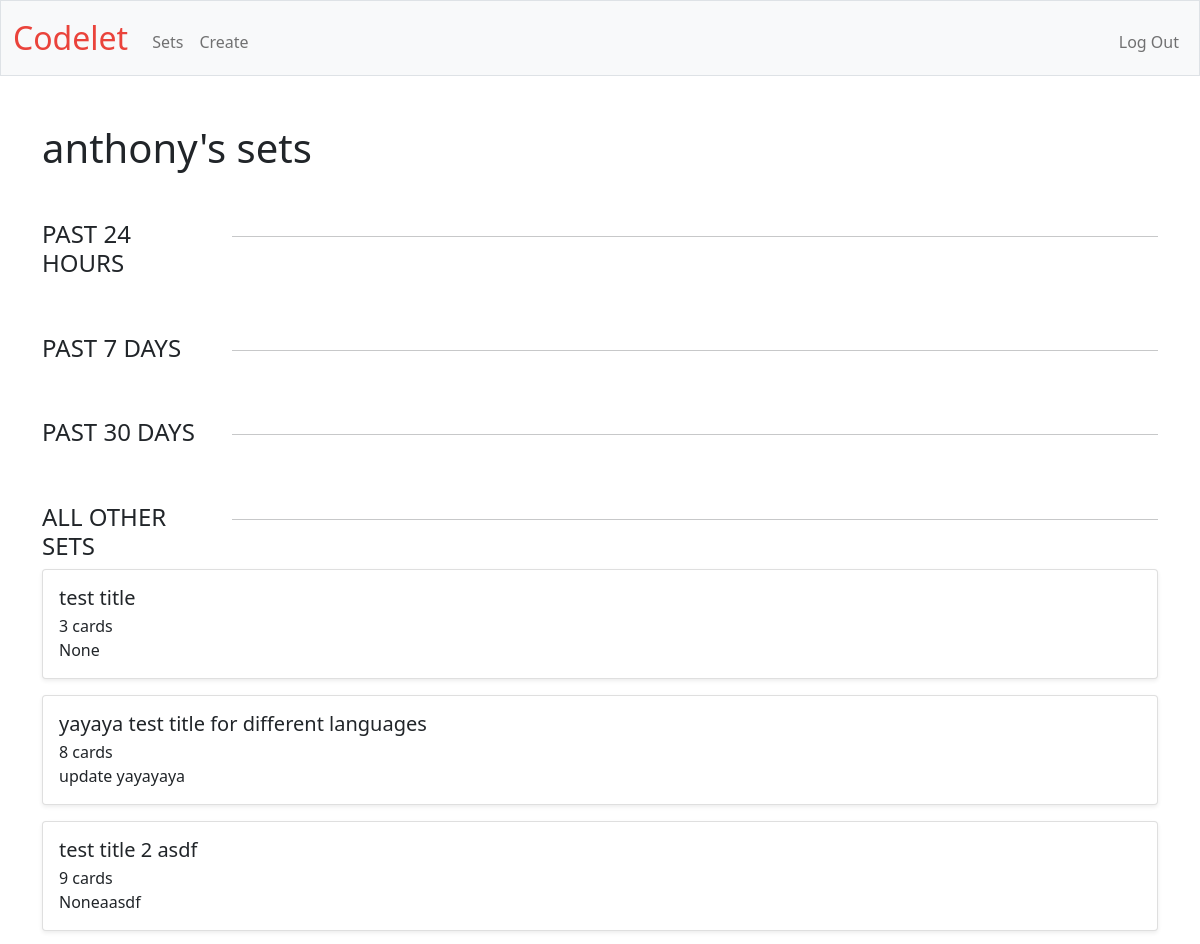
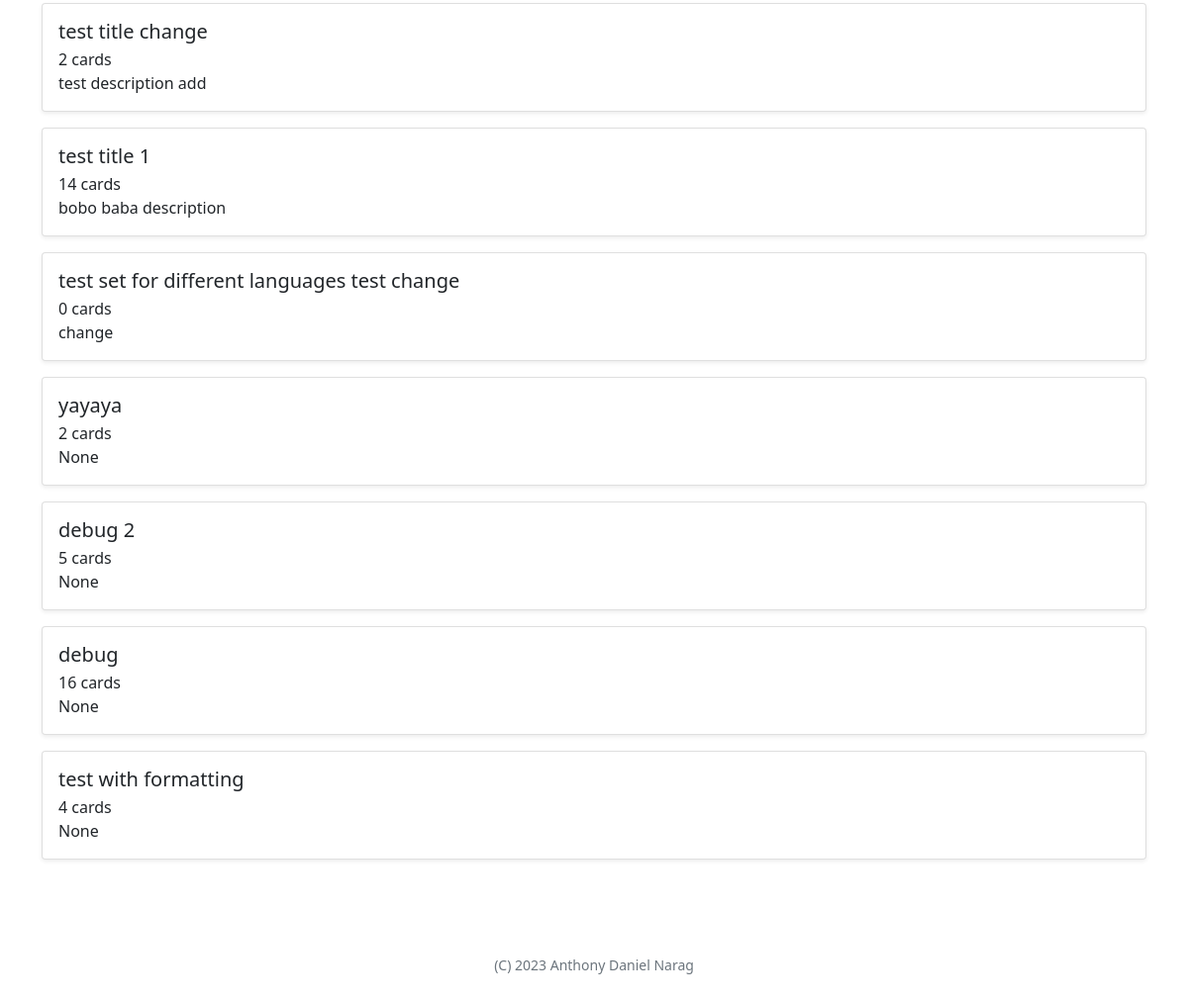
The page / (signed in) on the database its author committed (2 pictures, top to bottom).
### tables this page shows
CREATE TABLE users (
        id               INTEGER  NOT NULL PRIMARY KEY,
        username         TEXT     NOT NULL,
        hash             TEXT     NOT NULL,
        email            TEXT,
        registration_utc DATETIME NOT NULL DEFAULT (datetime('now', 'utc'))
    );

CREATE TABLE sets (
        id              INTEGER  NOT NULL PRIMARY KEY,
        user_id         INTEGER  NOT NULL,
        title           TEXT     NOT NULL,
        description     TEXT,
        number_of_cards INTEGER  NOT NULL,
        creation_utc    DATETIME NOT NULL DEFAULT (datetime('now', 'utc')),
        update_utc      DATETIME NOT NULL DEFAULT (datetime('now', 'utc')),
        FOREIGN KEY (user_id) REFERENCES users(id)
    );

### app.py (the view)
@app.route("/")
@helpers.login_required
def index() -> str:
    user_username = db.execute(
        """
        SELECT users.username
          FROM users
         WHERE users.id = ?
        """,
        session["user_id"],
    )[0]["username"]
    user_sets = db.execute(
        """
        SELECT *
          FROM sets
         WHERE sets.user_id = ?
         ORDER BY sets.update_utc DESC
        """,
        session["user_id"],
    )
    current_datetime = datetime.now(pytz.utc)
    past_day_sets = []
    past_week_sets = []
    past_month_sets = []
    past_ever_sets = []
    one_day = timedelta(days=1)
    one_week = timedelta(days=7)
    one_month = timedelta(days=30)
    for set in user_sets:
        update_utc = datetime.strptime(set["update_utc"], "%Y-%m-%d %H:%M:%S")
        update_utc = pytz.utc.localize(update_utc)
        if current_datetime - update_utc < one_day:
            past_day_sets.append(set)
        elif current_datetime - update_utc < one_week:
            past_week_sets.append(set)
        elif current_datetime - update_utc < one_month:
            past_month_sets.append(set)
        else:
            past_ever_sets.append(set)
    return render_template("index.html",
                           user_username=user_username,
                           past_day_sets=past_day_sets,
                           past_week_sets=past_week_sets,
                           past_month_sets=past_month_sets,
                           past_ever_sets=past_ever_sets
                          )

### app.py (called while the page is built)
@app.after_request
def after_request(response: flaskResponse) -> flaskResponse:
    response.headers["Cache-Control"] = "no-cache, no-store, must-revalidate"
    response.headers["Expires"] = "0"
    response.headers["Pragma"] = "no-cache"
    return response

### helpers.py (called while the page is built)
def login_required(f: Callable) -> Callable:
    @wraps(f)
    def decorated_function(*args: Any, **kwargs: Any) -> Callable:
        if session.get("user_id") is None:
            return redirect("/login")
        return f(*args, **kwargs)
    return decorated_function

### templates/index.html (shortened to what this page needs)
{% extends "layout.html" %}
{% block main %}
  <h1 class="mb-5">
    {{ user_username }}'s sets
  </h1>
  <div id="today-divider" class="row">
      <h4 class="col-2">
        PAST 24 HOURS
      </h4>
      <div class="col">
        <hr>
      </div>
    </div>
  <div id="div-all-cards">
    <div id="week-divider" class="row">
      <h4 class="col-2">
        PAST 7 DAYS
      </h4>
      <div class="col">
        <hr>
      </div>
    </div>
    <div id="month-divider" class="row">
      <h4 class="col-2">
        PAST 30 DAYS
      </h4>
      <div class="col">
        <hr>
      </div>
    </div>
    <div id="ever-divider" class="row">
      <h4 class="col-2">
        ALL OTHER SETS
      </h4>
      <div class="col">
        <hr>
      </div>
    </div>
    <div id="div-past-ever-cards" class="mb-5">
      {% for set in past_ever_sets %}
        <a class="user-set" href="{{ url_for('set', set_id=set.id) }}">
          <div class="card mb-3 shadow-sm">
            <div class="card-body">
              <div class="row row-cols-2">
                <div class="col">
                  <h5 class="card-title">
                    {{ set["title"] }}
                  </h5>
                  <div class="card-subtitle">
                    <div>
                    {{ set["number_of_cards"] }} cards
                    </div>
                    <div>
                      {{ set["description"] }}
                    </div>
                  </div>
                </div>
                <div class="col">
                </div>
              </div>
            </div>
          </div>
        </a>
      {% endfor %}
    </div>
  </div>
{% endblock %}

### templates/layout.html (shortened to what this page needs)
<!DOCTYPE html>
<html lang="en">
  <head>
    <link href="https://cdn.jsdelivr.net/npm/bootstrap@5.1.3/dist/css/bootstrap.min.css" rel="stylesheet">
    <link href="/static/styles.css" rel="stylesheet">
  </head>
  <body>
    <nav class="bg-light border navbar navbar-expand-md navbar-light">
      <div class="container-fluid">
          <a class="navbar-brand" href="/"><span class="red">Codelet</span></a>
          <div class="collapse navbar-collapse" id="navbar">
            {% if session["user_id"] %}
              <ul class="navbar-nav me-auto mt-2">
                <li class="nav-item"><a class="nav-link" href="/">Sets</a></li>
                <li class="nav-item"><a class="nav-link" href="/create">Create</a></li>
              </ul>
              <ul class="navbar-nav ms-auto mt-2">
                <li class="nav-item"><a class="nav-link" href="/logout">Log Out</a></li>
              </ul>
            {% else %}
              <ul class="navbar-nav ms-auto mt-2">
                <li class="nav-item"><a class="nav-link" href="/register">Register</a></li>
                <li class="nav-item"><a class="nav-link" href="/login">Log In</a></li>
              </ul>
            {% endif %}
          </div>
      </div>
    </nav>
    <main class="container py-5">
      {% block main %}{% endblock %}
    </main>
    <footer class="mb-5 small text-center text-muted">
      (C) 2023 Anthony Daniel Narag
    </footer>
  </body>
</html>

### static/styles.css (style rules this page uses)
nav .navbar-brand { font-size: xx-large; }
nav .navbar-brand .red { color: #ea433b; }
a.user-set { color: inherit; text-decoration: none; }

### rows shown on the page
users: username "anthony"
sets: title "test title", number_of_cards "3", description "None"
sets: title "yayaya test title for different languages", number_of_cards "8", description "update yayayaya"
sets: title "test title 2 asdf", number_of_cards "9", description "Noneaasdf"
sets: title "test title change", number_of_cards "2", description "test description add"
sets: title "test title 1", number_of_cards "14", description "bobo baba description"
sets: title "test set for different languages test change", number_of_cards "0", description "change"
sets: title "yayaya", number_of_cards "2", description "None"
sets: title "debug 2", number_of_cards "5", description "None"
sets: title "debug", number_of_cards "16", description "None"
sets: title "test with formatting", number_of_cards "4", description "None"
